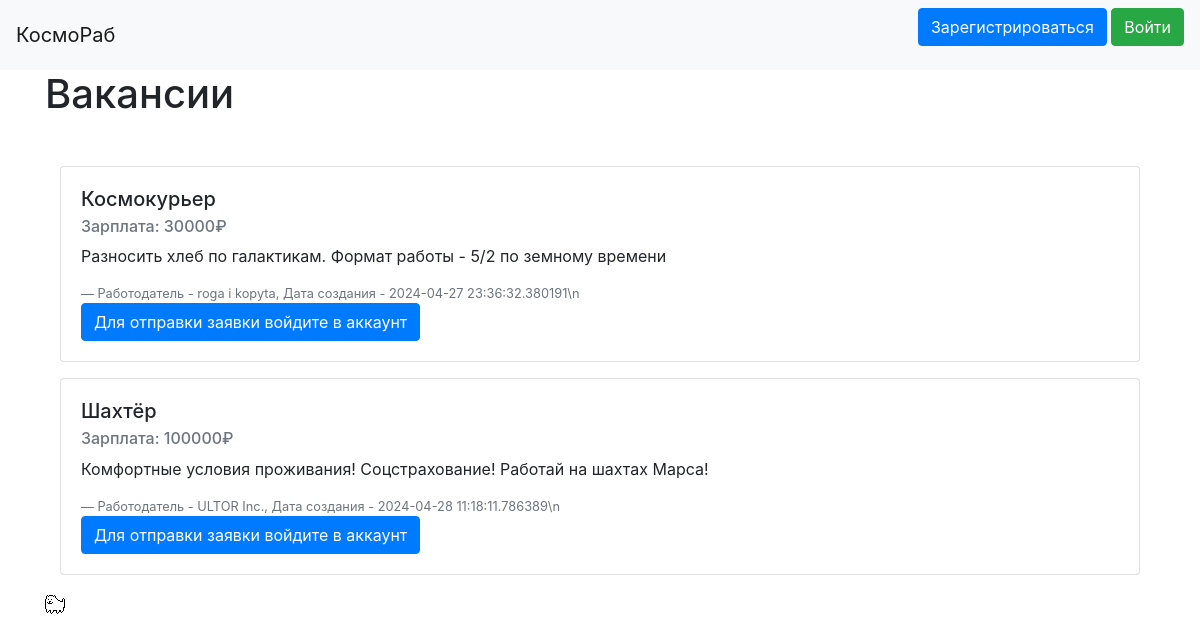
The page /home on the database its author committed.
### data/jobs.py (models this page shows)
class Job(SqlAlchemyBase):
    __tablename__ = 'jobs'
    id = sqlalchemy.Column(sqlalchemy.Integer,
                           primary_key=True, autoincrement=True)
    title = sqlalchemy.Column(sqlalchemy.String, nullable=True)
    salary = sqlalchemy.Column(sqlalchemy.Integer, nullable=True)
    about = sqlalchemy.Column(sqlalchemy.String, nullable=True)
    is_public = sqlalchemy.Column(sqlalchemy.Boolean, default=True)
    created_date = sqlalchemy.Column(sqlalchemy.DateTime,
                                     default=datetime.datetime.now)
    user_id = sqlalchemy.Column(sqlalchemy.Integer,
                                sqlalchemy.ForeignKey("users.id"))
    user = orm.relationship('User')

### data/users.py (models this page shows, shortened)
class User(SqlAlchemyBase, UserMixin):
    __tablename__ = 'users'
    id = sqlalchemy.Column(sqlalchemy.Integer,
                           primary_key=True, autoincrement=True)
    type = sqlalchemy.Column(sqlalchemy.String, nullable=False)
    name = sqlalchemy.Column(sqlalchemy.String, nullable=True)
    about = sqlalchemy.Column(sqlalchemy.String, nullable=True)
    email = sqlalchemy.Column(sqlalchemy.String,
                              index=True, unique=True, nullable=True)
    hashed_password = sqlalchemy.Column(sqlalchemy.String, nullable=True)
    created_date = sqlalchemy.Column(sqlalchemy.DateTime,
                                     default=datetime.datetime.now)
    jobs = orm.relationship("Job", back_populates='user')

### main.py (the view)
@app.route('/home')
def home():
    db_sess = db_session.create_session()
    if current_user.is_authenticated:
        jobs = db_sess.query(Job).filter((Job.user == current_user) | (Job.is_public != False))
    else:
        jobs = db_sess.query(Job).filter(Job.is_public != False)
    return render_template('home.html', title='КосмоРаб', jobs=jobs)

### data/db_session.py (called while the page is built)
def create_session() -> Session:
    global __factory
    return __factory()

### templates/home.html (shortened to what this page needs)
{% extends "base.html" %}
{% block content %}
    <h1>Вакансии</h1>
    <div class="container mt-5">
        {% for job in jobs %}
            <div class="card mb-3">
                <div class="card-body">
                    <h5 class="card-title">{{ job.title }}</h5>
                    <h6 class="card-subtitle mb-2 text-muted">Зарплата: {{ job.salary }}₽</h6>
                    <p class="card-text">{{ job.about }}</p>
                    <footer class="blockquote-footer">Работодатель - {{job.user.name}}, Дата создания - {{job.created_date}}\n</footer>
                    {% if current_user.is_authenticated and current_user.type == 'employee' %}
                        <a href="mailto:{{ job.user.email }}?subject=Заявка на вакансию: {{ job.title }}" class="btn btn-primary">Отправить заявку</a>
                    {% elif current_user.is_authenticated and current_user.type == 'employer' %}
                    {% else %}
                        <a href="/login" class="btn btn-primary">Для отправки заявки войдите в аккаунт</a>
                    {% endif %}
                </div>
            </div>
        {% endfor %}
    </div>
    <img src="static/dog.png">
{% endblock %}

### templates/base.html (shortened to what this page needs)
<!doctype html>
<html lang="en">
<head>
    <link rel="stylesheet"
          href="https://stackpath.bootstrapcdn.com/bootstrap/4.4.1/css/bootstrap.min.css"
>
</head>
<body>
<header>
    <nav class="navbar navbar-light bg-light">
        <a class="navbar-brand" href="/home">КосмоРаб</a>
        {% if current_user.is_authenticated %}
            <a class="navbar-brand" href="/logout">{{ current_user.name }}</a>
        {% else %}
            <p>
                <a class="btn btn-primary " href="/register">Зарегистрироваться</a>
                <a class="btn btn-success" href="/login">Войти</a>
            </p>
        {% endif %}
    </nav>
</header>
<main role="main" class="container">
    {% block content %}{% endblock %}
</main>
</body>
</html>

### rows shown on the page
Job: title "Космокурьер", salary "30000", about "Разносить хлеб по галактикам. Формат работы - 5/2 по земному времени", user.name "roga i kopyta", created_date "2024-04-27 23:36:32.380191"
Job: title "Шахтёр", salary "100000", about "Комфортные условия проживания! Соцстрахование! Работай на шахтах Марса!", user.name "ULTOR Inc.", created_date "2024-04-28 11:18:11.786389"
